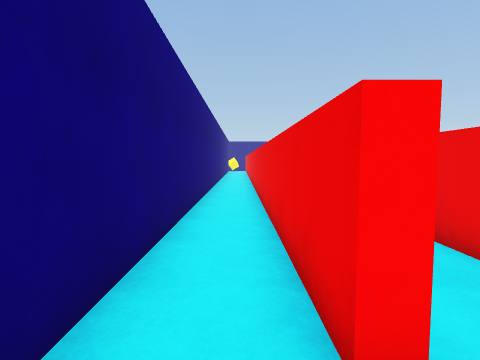
view 1 (above)

12 first-person views from a walk through a scene from a Unity 3-D project. The camera is 1.5 m above the floor, tilts 4° down and sees 80° across. The floor is counted in squares, 1 m on a side. Each view is taken from the middle of a square. On the plan, view 1 faces up. The plan holds only what a view shows up to about 14 squares ahead; the rest is blank. The place goes on beyond the plan.

view 2
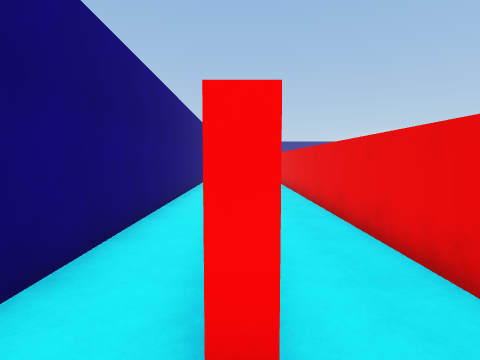

view 3
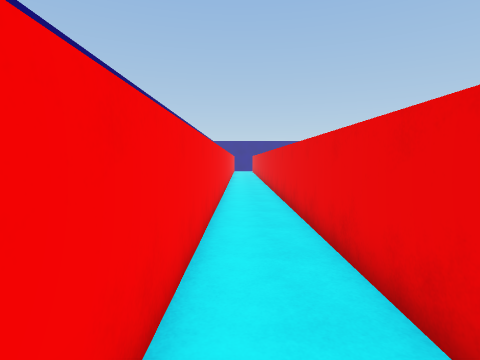

view 4
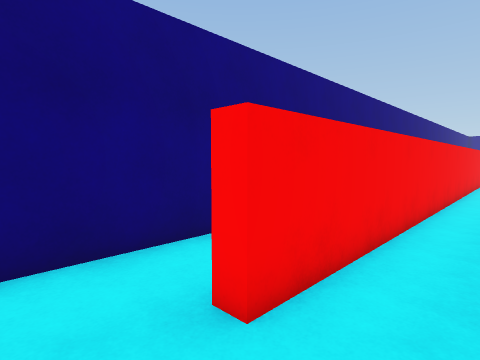

view 5
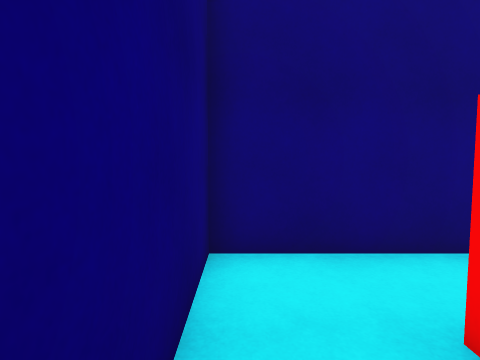

view 6
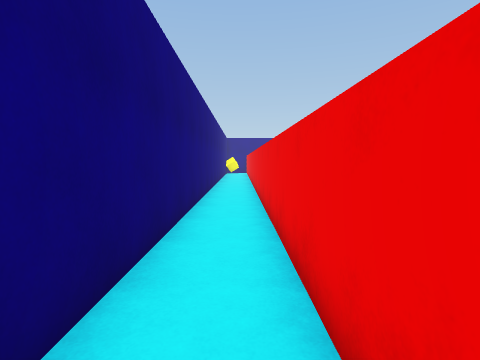

view 7
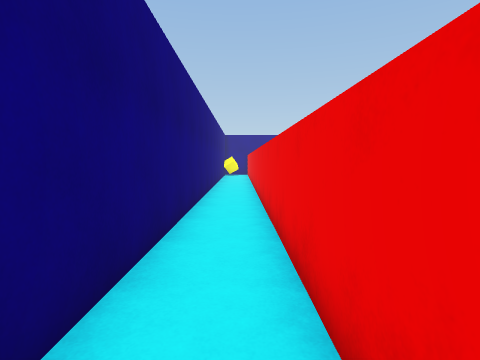

view 8
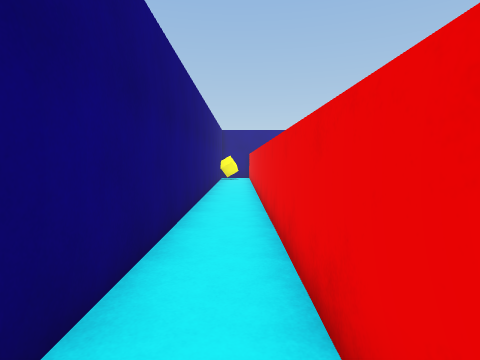

view 9
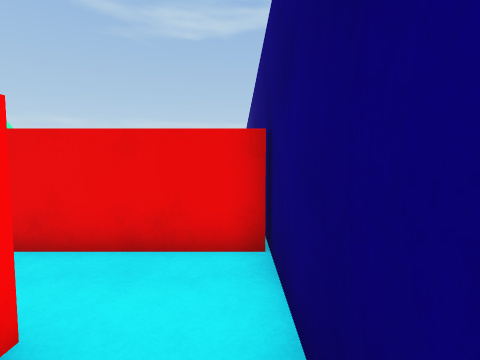

view 10
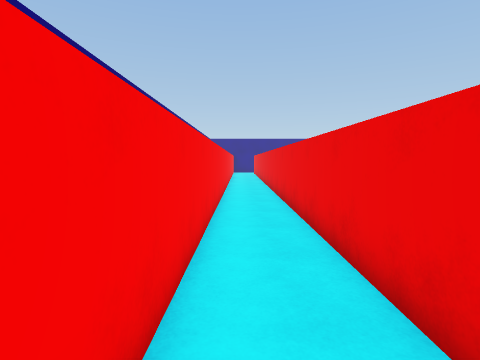

view 11
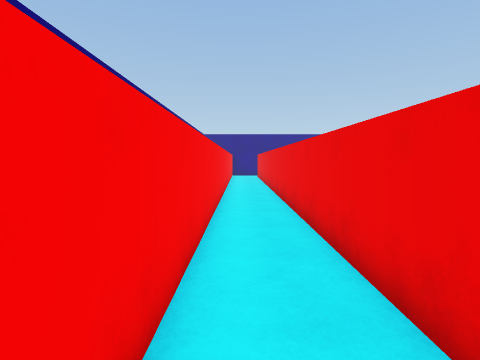

view 12
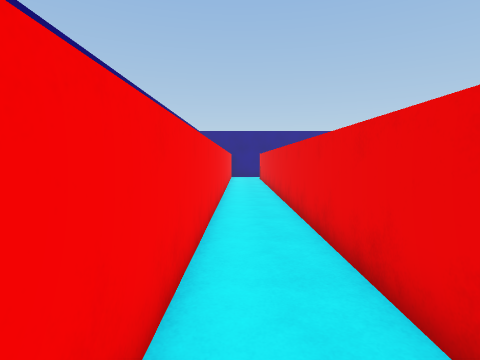

### Floor plan
Ten units are one square. View 1 is at (0, 0); x grows to the right and y downward. Boxes are objects, and circles mark ways between rooms. Rooms are numbered by the first view taken in them; rooms with no view inside come last. Other rooms are left out.
<svg viewBox="-20 -260 70 270">
<path fill="none" stroke="#000" d="M13 -18 8 -18 8 -254M-15 -255 -15 5 15 5M13 -252 13 -18M15 5 45 5M36 5 36 -255"/>
<circle cx="10" cy="-5" r="3" fill="#2a7"/>
<text x="0" y="-120">1</text>
<text x="20" y="-130">2</text>
</svg>
Room 1 opens to room 2.

Where each view was taken, in squares from view 1:
view 1: 0 up, 0 right, facing up
view 2: 0 up, 1 right, facing up
view 3: 1 up, 2 right, facing up
view 4: 0 up, 3 right, facing up-left
view 5: 0 up, 3 right, facing left
view 6: 6 up, 0 right, facing up
view 7: 10 up, 0 right, facing up
view 8: 15 up, 0 right, facing up
view 9: 0 up, 1 left, facing right
view 10: 5 up, 2 right, facing up
view 11: 11 up, 2 right, facing up
view 12: 14 up, 2 right, facing up
